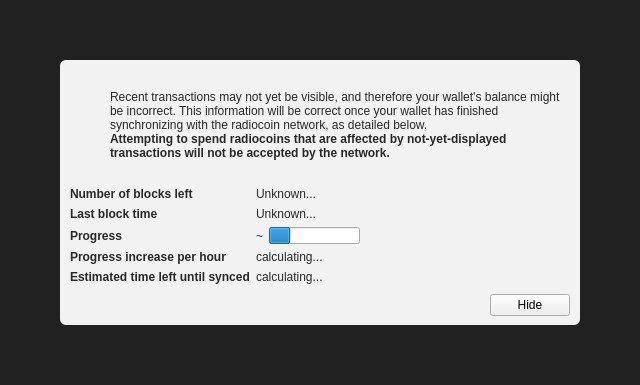
<?xml version="1.0" encoding="UTF-8"?>
<ui version="4.0">
 <class>ModalOverlay</class>
 <widget class="ModalOverlay" name="ModalOverlay">
  <property name="geometry">
   <rect>
    <x>0</x>
    <y>0</y>
    <width>640</width>
    <height>385</height>
   </rect>
  </property>
  <property name="windowTitle">
   <string>Form</string>
  </property>
  <layout class="QVBoxLayout" name="verticalLayout" stretch="0">
   <property name="sizeConstraint">
    <enum>QLayout::SetDefaultConstraint</enum>
   </property>
   <property name="leftMargin">
    <number>0</number>
   </property>
   <property name="topMargin">
    <number>0</number>
   </property>
   <property name="rightMargin">
    <number>0</number>
   </property>
   <property name="bottomMargin">
    <number>0</number>
   </property>
   <item>
    <widget class="QWidget" name="bgWidget" native="true">
     <property name="styleSheet">
      <string notr="true">#bgWidget { background: rgba(0,0,0,220); }</string>
     </property>
     <layout class="QVBoxLayout" name="verticalLayoutMain" stretch="1">
      <property name="leftMargin">
       <number>60</number>
      </property>
      <property name="topMargin">
       <number>60</number>
      </property>
      <property name="rightMargin">
       <number>60</number>
      </property>
      <property name="bottomMargin">
       <number>60</number>
      </property>
      <item>
       <widget class="QWidget" name="contentWidget" native="true">
        <property name="styleSheet">
         <string notr="true">#contentWidget { background: rgba(255,255,255,240); border-radius: 6px; }

QLabel { color: rgb(40,40,40);  }</string>
        </property>
        <layout class="QVBoxLayout" name="verticalLayoutSub" stretch="1,0,0,0">
         <property name="spacing">
          <number>0</number>
         </property>
         <property name="leftMargin">
          <number>10</number>
         </property>
         <property name="topMargin">
          <number>10</number>
         </property>
         <property name="rightMargin">
          <number>10</number>
         </property>
         <property name="bottomMargin">
          <number>10</number>
         </property>
         <item>
          <layout class="QHBoxLayout" name="horizontalLayoutIconText" stretch="0,1">
           <property name="topMargin">
            <number>20</number>
           </property>
           <item>
            <layout class="QVBoxLayout" name="verticalLayoutIcon">
             <property name="leftMargin">
              <number>0</number>
             </property>
             <item>
              <widget class="QPushButton" name="warningIcon">
               <property name="enabled">
                <bool>false</bool>
               </property>
               <property name="text">
                <string/>
               </property>
               <property name="icon">
                <iconset>
                 <normaloff>:/icons/warning</normaloff>
                 <disabledoff>:/icons/warning</disabledoff>:/icons/warning</iconset>
               </property>
               <property name="iconSize">
                <size>
                 <width>48</width>
                 <height>48</height>
                </size>
               </property>
               <property name="flat">
                <bool>true</bool>
               </property>
              </widget>
             </item>
             <item>
              <spacer name="verticalSpacerWarningIcon">
               <property name="orientation">
                <enum>Qt::Vertical</enum>
               </property>
               <property name="sizeHint" stdset="0">
                <size>
                 <width>20</width>
                 <height>40</height>
                </size>
               </property>
              </spacer>
             </item>
            </layout>
           </item>
           <item>
            <layout class="QVBoxLayout" name="verticalLayoutInfoText">
             <property name="leftMargin">
              <number>0</number>
             </property>
             <property name="topMargin">
              <number>0</number>
             </property>
             <item>
              <widget class="QLabel" name="infoText">
               <property name="text">
                <string>Recent transactions may not yet be visible, and therefore your wallet's balance might be incorrect. This information will be correct once your wallet has finished synchronizing with the radiocoin network, as detailed below.</string>
               </property>
               <property name="textFormat">
                <enum>Qt::RichText</enum>
               </property>
               <property name="wordWrap">
                <bool>true</bool>
               </property>
              </widget>
             </item>
             <item>
              <widget class="QLabel" name="infoTextStrong">
               <property name="font">
                <font>
                 <weight>75</weight>
                 <bold>true</bold>
                </font>
               </property>
               <property name="text">
                <string>Attempting to spend radiocoins that are affected by not-yet-displayed transactions will not be accepted by the network.</string>
               </property>
               <property name="textFormat">
                <enum>Qt::RichText</enum>
               </property>
               <property name="wordWrap">
                <bool>true</bool>
               </property>
              </widget>
             </item>
             <item>
              <spacer name="verticalSpacerInTextSpace">
               <property name="orientation">
                <enum>Qt::Vertical</enum>
               </property>
               <property name="sizeHint" stdset="0">
                <size>
                 <width>20</width>
                 <height>40</height>
                </size>
               </property>
              </spacer>
             </item>
            </layout>
           </item>
          </layout>
         </item>
         <item>
          <spacer name="verticalSpacerAfterText">
           <property name="orientation">
            <enum>Qt::Vertical</enum>
           </property>
           <property name="sizeHint" stdset="0">
            <size>
             <width>20</width>
             <height>40</height>
            </size>
           </property>
          </spacer>
         </item>
         <item>
          <layout class="QFormLayout" name="formLayout">
           <property name="fieldGrowthPolicy">
            <enum>QFormLayout::FieldsStayAtSizeHint</enum>
           </property>
           <property name="horizontalSpacing">
            <number>6</number>
           </property>
           <property name="verticalSpacing">
            <number>6</number>
           </property>
           <property name="topMargin">
            <number>10</number>
           </property>
           <item row="0" column="0">
            <widget class="QLabel" name="labelNumberOfBlocksLeft">
             <property name="font">
              <font>
               <weight>75</weight>
               <bold>true</bold>
              </font>
             </property>
             <property name="text">
              <string>Number of blocks left</string>
             </property>
            </widget>
           </item>
           <item row="0" column="1">
            <widget class="QLabel" name="numberOfBlocksLeft">
             <property name="text">
              <string>Unknown...</string>
             </property>
            </widget>
           </item>
           <item row="1" column="0">
            <widget class="QLabel" name="labelLastBlockTime">
             <property name="font">
              <font>
               <weight>75</weight>
               <bold>true</bold>
              </font>
             </property>
             <property name="text">
              <string>Last block time</string>
             </property>
            </widget>
           </item>
           <item row="1" column="1">
            <widget class="QLabel" name="newestBlockDate">
             <property name="sizePolicy">
              <sizepolicy hsizetype="Maximum" vsizetype="Preferred">
               <horstretch>0</horstretch>
               <verstretch>0</verstretch>
              </sizepolicy>
             </property>
             <property name="text">
              <string>Unknown...</string>
             </property>
            </widget>
           </item>
           <item row="2" column="0">
            <widget class="QLabel" name="labelSyncDone">
             <property name="font">
              <font>
               <weight>75</weight>
               <bold>true</bold>
              </font>
             </property>
             <property name="text">
              <string>Progress</string>
             </property>
            </widget>
           </item>
           <item row="2" column="1">
            <layout class="QHBoxLayout" name="horizontalLayoutSync" stretch="0,1">
             <item>
              <widget class="QLabel" name="percentageProgress">
               <property name="text">
                <string notr="true">~</string>
               </property>
              </widget>
             </item>
             <item>
              <widget class="QProgressBar" name="progressBar">
               <property name="value">
                <number>24</number>
               </property>
               <property name="format">
                <string/>
               </property>
              </widget>
             </item>
            </layout>
           </item>
           <item row="4" column="0">
            <widget class="QLabel" name="labelProgressIncrease">
             <property name="font">
              <font>
               <weight>75</weight>
               <bold>true</bold>
              </font>
             </property>
             <property name="text">
              <string>Progress increase per hour</string>
             </property>
            </widget>
           </item>
           <item row="4" column="1">
            <widget class="QLabel" name="progressIncreasePerH">
             <property name="text">
              <string>calculating...</string>
             </property>
            </widget>
           </item>
           <item row="5" column="0">
            <widget class="QLabel" name="labelEstimatedTimeLeft">
             <property name="font">
              <font>
               <weight>75</weight>
               <bold>true</bold>
              </font>
             </property>
             <property name="text">
              <string>Estimated time left until synced</string>
             </property>
            </widget>
           </item>
           <item row="5" column="1">
            <widget class="QLabel" name="expectedTimeLeft">
             <property name="text">
              <string>calculating...</string>
             </property>
            </widget>
           </item>
          </layout>
         </item>
         <item>
          <layout class="QHBoxLayout" name="horizontalLayoutButtons">
           <property name="leftMargin">
            <number>10</number>
           </property>
           <property name="topMargin">
            <number>10</number>
           </property>
           <item>
            <spacer name="horizontalSpacer">
             <property name="orientation">
              <enum>Qt::Horizontal</enum>
             </property>
             <property name="sizeHint" stdset="0">
              <size>
               <width>40</width>
               <height>20</height>
              </size>
             </property>
            </spacer>
           </item>
           <item>
            <widget class="QPushButton" name="closeButton">
             <property name="text">
              <string>Hide</string>
             </property>
            </widget>
           </item>
          </layout>
         </item>
        </layout>
       </widget>
      </item>
     </layout>
    </widget>
   </item>
  </layout>
 </widget>
 <customwidgets>
  <customwidget>
   <class>ModalOverlay</class>
   <extends>QWidget</extends>
   <header>modaloverlay.h</header>
   <container>1</container>
  </customwidget>
 </customwidgets>
 <resources/>
 <connections/>
</ui>
